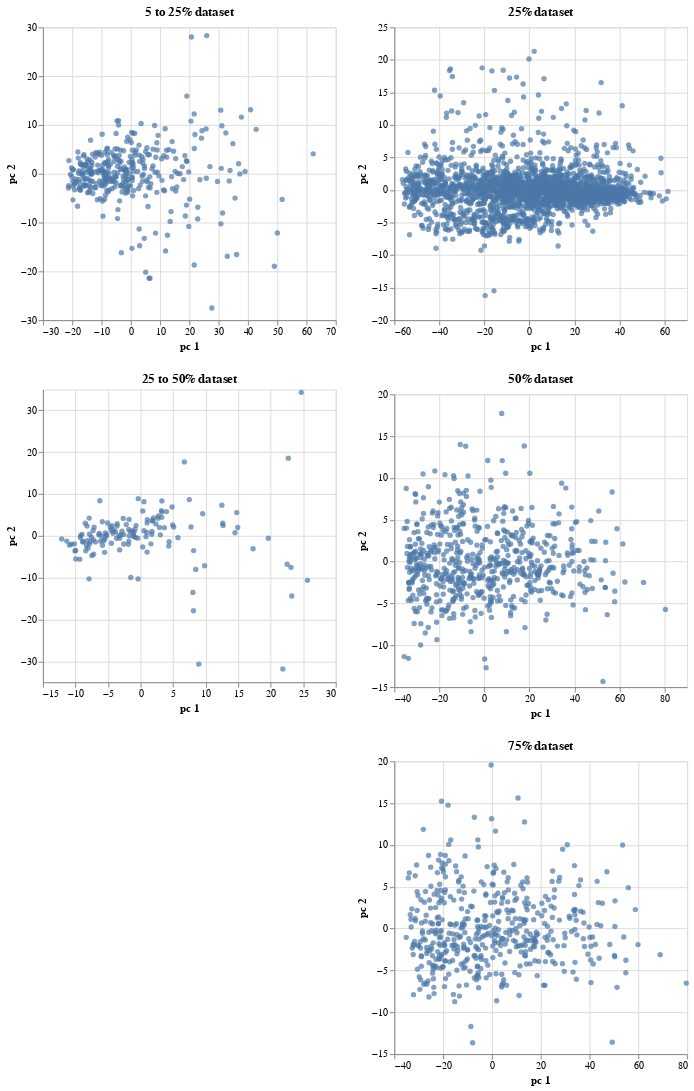

This figure's notebook cell:
### Markdown cell above
Just visualizations

### Code cell
chart5_25 & chart25_50 | chart25 & chart50 & chart75

### Figure 1 — Vega-Lite specification as saved in the notebook (floating-point values rounded to 4 significant figures; data arrays with more than 128 entries replaced by an {"elided": "..."} marker saying what was removed)
{"config": {"range": {"category": {"scheme": "category20"}}}, "hconcat": [{"vconcat": [{"data": {"name": "data-b7a2726a5a76752cafb306006658eeb1"}, "mark": "circle", "encoding": {"tooltip": [{"type": "nominal", "field": "index"}, {"type": "quantitative", "field": "pc 1"}, {"type": "quantitative", "field": "pc 2"}], "x": {"type": "quantitative", "field": "pc 1"}, "y": {"type": "quantitative", "field": "pc 2"}}, "title": "5 to 25% dataset"}, {"data": {"name": "data-fd87719933131c5ce0fdff1b4110f2ab"}, "mark": "circle", "encoding": {"tooltip": [{"type": "nominal", "field": "index"}, {"type": "quantitative", "field": "pc 1"}, {"type": "quantitative", "field": "pc 2"}], "x": {"type": "quantitative", "field": "pc 1"}, "y": {"type": "quantitative", "field": "pc 2"}}, "title": "25 to 50% dataset"}]}, {"vconcat": [{"data": {"name": "data-297b9f006eed98a8f3e0362ba62e768c"}, "mark": "circle", "encoding": {"tooltip": [{"type": "nominal", "field": "index"}, {"type": "quantitative", "field": "pc 1"}, {"type": "quantitative", "field": "pc 2"}], "x": {"type": "quantitative", "field": "pc 1"}, "y": {"type": "quantitative", "field": "pc 2"}}, "title": "25% dataset"}, {"data": {"name": "data-3f77d978f49342c8595a6271414eab42"}, "mark": "circle", "encoding": {"tooltip": [{"type": "nominal", "field": "index"}, {"type": "quantitative", "field": "pc 1"}, {"type": "quantitative", "field": "pc 2"}], "x": {"type": "quantitative", "field": "pc 1"}, "y": {"type": "quantitative", "field": "pc 2"}}, "title": "50% dataset"}, {"data": {"name": "data-d9fe4878ad20abcc4cfacf5e019f0e35"}, "mark": "circle", "encoding": {"tooltip": [{"type": "nominal", "field": "index"}, {"type": "quantitative", "field": "pc 1"}, {"type": "quantitative", "field": "pc 2"}], "x": {"type": "quantitative", "field": "pc 1"}, "y": {"type": "quantitative", "field": "pc 2"}}, "title": "75% dataset"}]}], "$schema": "https://vega.github.io/schema/vega-lite/v4.8.1.json", "datasets": {"data-b7a2726a5a76752cafb306006658eeb1": {"elided": "348 records"}, "data-fd87719933131c5ce0fdff1b4110f2ab": {"elided": "139 records"}, "data-297b9f006eed98a8f3e0362ba62e768c": {"elided": "2224 records"}, "data-3f77d978f49342c8595a6271414eab42": {"elided": "616 records"}, "data-d9fe4878ad20abcc4cfacf5e019f0e35": {"elided": "479 records"}}}
